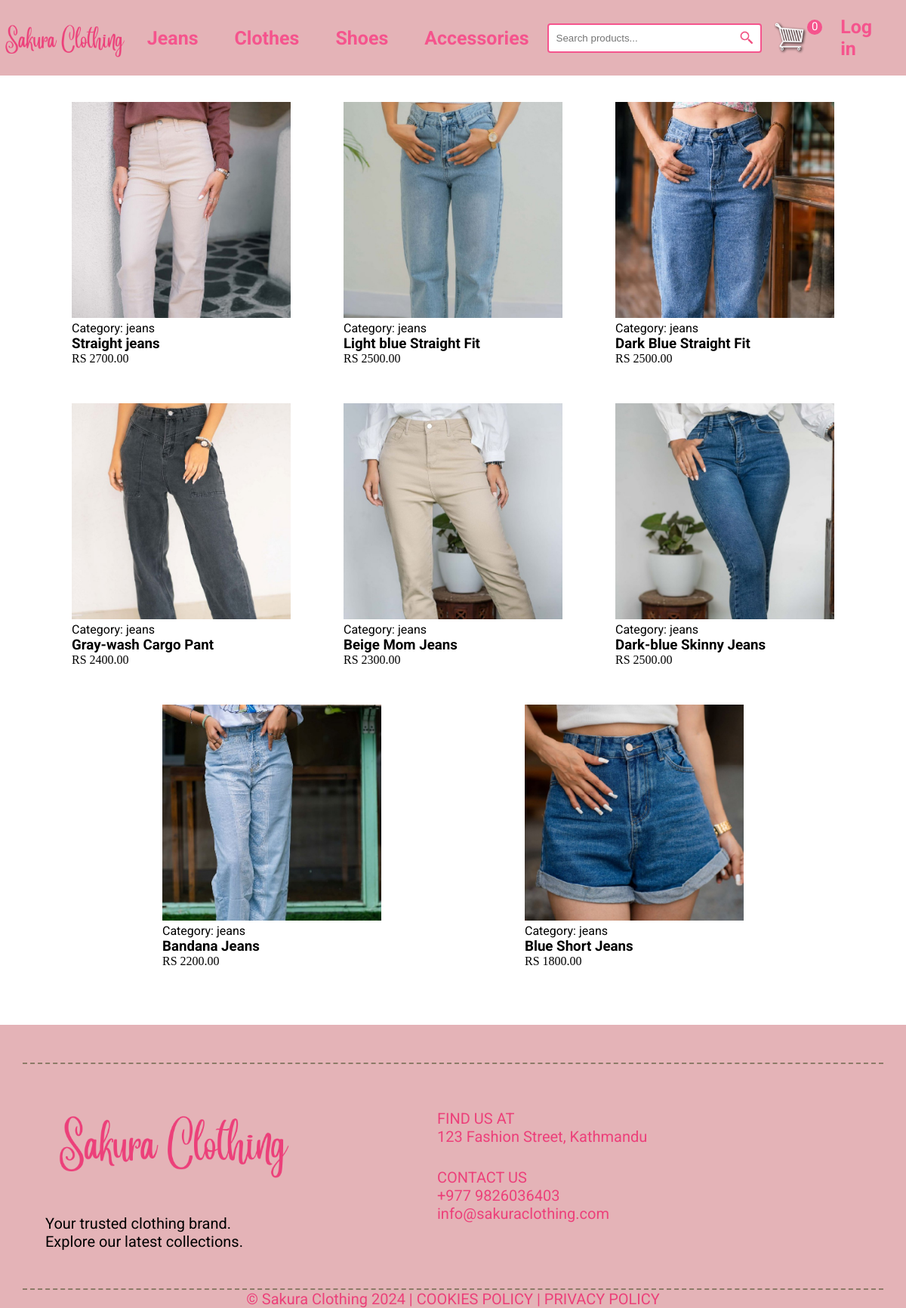
The app's page /jeans/ with its own data.
### store/models.py (models this page shows, shortened)
class Product(models.Model):
    name = models.CharField(max_length=200)
    price = models.DecimalField(max_digits=10, decimal_places=2)
    digital = models.BooleanField(default=False, null=True, blank=True)
    image = models.ImageField(upload_to='products/', null=True, blank=True)
    category = models.ForeignKey(Category, on_delete=models.CASCADE, null=True)
    @property
    def imageURL(self):
        try:
            url = self.image.url
        except:
            url = ''
        return url

class Category(models.Model):
    name = models.CharField(max_length=50)

### store/views.py (the view)
# urls.py: path('jeans/', views.jeans, name='jeans'),
def jeans(request):
    data = cartData(request)
    cartItems = data['cartItems']
    category = get_object_or_404(Category, name='jeans')
    products = Product.objects.filter(category=category)
    context = {'products': products, 'cartItems': cartItems}
    return render(request, 'store/jeans.html', context)

### store/utils.py (called while the page is built, shortened)
def cookieCart(request):
	try:
		cart = json.loads(request.COOKIES['cart'])
	except:
		cart = {}
		print('CART:', cart)
	items = []
	order = {'get_cart_total':0, 'get_cart_items':0, 'shipping':False}
	cartItems = order['get_cart_items']
	return {'cartItems':cartItems ,'order':order, 'items':items}

def cartData(request):
	if request.user.is_authenticated:
		customer = request.user.customer
		order, created = Order.objects.get_or_create(customer=customer, complete=False)
		items = order.orderitem_set.all()
		cartItems = order.get_cart_items
	else:
		cookieData = cookieCart(request)
		cartItems = cookieData['cartItems']
		order = cookieData['order']
		items = cookieData['items']
	return {'cartItems':cartItems ,'order':order, 'items':items}

### templates/store/jeans.html (shortened to what this page needs)
{% extends 'store/base.html' %}
{% load static %}
{% block extra_css %}
<link rel="stylesheet" type="text/css" href="{% static 'css/product.css' %}">
{% endblock %}
{% block content %}
    <div class="display">
        {% for product in products %}
        <div class="box">
            <div class="hover">
                <img src="{{ product.imageURL }}" alt="{{ product.name }}">
            </div>
            <p>Category: {{ product.category.name }}</p>
            <h3>{{ product.name }}</h3>
            <rs>RS {{ product.price|floatformat:2 }}</rs>
        </div>
        {% empty %}
        <p>No jeans available.</p>
        {% endfor %}
    </div>
{% endblock %}

### static/css/style.css (style rules this page uses)
* { margin: 0; padding: 0; box-sizing: border-box; }
h1, h2, h3, h4, h5, h6 , p, a { font-family: "Roboto", sans-serif; font-style: normal; color: black; }
body { background-color: white; }

### static/css/product.css (style rules this page uses)
.display { padding: 30px; justify-content: center; width: 100%; display: flex; flex-wrap: wrap; justify-content: space-evenly; }
.box { padding: 5px; justify-content: center; width: 300px; margin-bottom: 40px; position: relative; overflow: hidden; }
.box img { z-index: 0; width: 100%; }
.box .hover { position: relative; }

### records on screen
Product: imageURL (picture), category.name "jeans", name "Straight jeans", price "2700.00"
Product: imageURL (picture), category.name "jeans", name "Light blue Straight Fit", price "2500.00"
Product: imageURL (picture), category.name "jeans", name "Dark Blue Straight Fit", price "2500.00"
Product: imageURL (picture), category.name "jeans", name "Gray-wash Cargo Pant", price "2400.00"
Product: imageURL (picture), category.name "jeans", name "Beige Mom Jeans", price "2300.00"
Product: imageURL (picture), category.name "jeans", name "Dark-blue Skinny Jeans", price "2500.00"
Product: imageURL (picture), category.name "jeans", name "Bandana Jeans", price "2200.00"
Product: imageURL (picture), category.name "jeans", name "Blue Short Jeans", price "1800.00"

### other values on screen
{{ cartItems }} "0"
